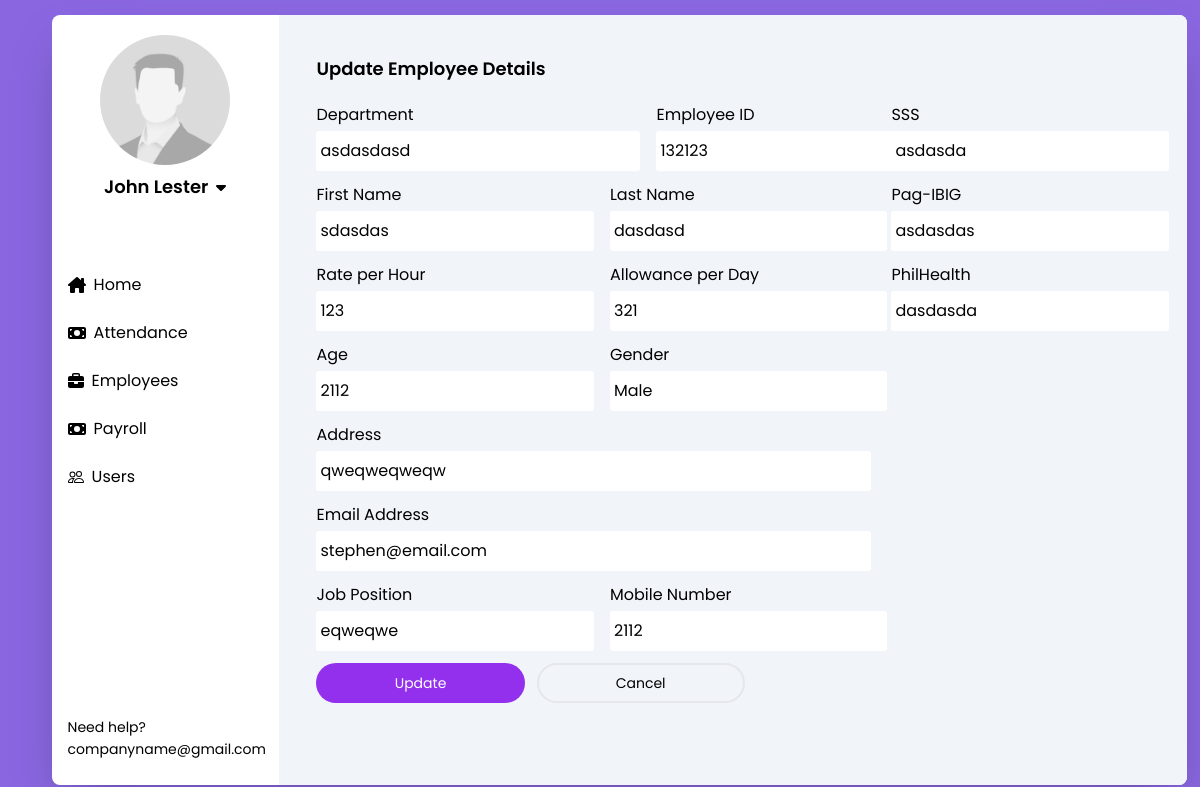
Screenshot of /edit.php?id=36 (signed in) with the database file from the repository.
### tables this page shows
CREATE TABLE `employees` (
  `company_id` varchar(100) NOT NULL,
  `id` int(255) NOT NULL,
  `first_name` varchar(255) NOT NULL,
  `last_name` varchar(255) NOT NULL,
  `email` varchar(255) NOT NULL,
  `position` varchar(255) NOT NULL,
  `number` varchar(255) NOT NULL,
  `department` varchar(255) NOT NULL,
  `sss` varchar(100) NOT NULL,
  `pagibig` varchar(100) NOT NULL,
  `philhealth` varchar(100) NOT NULL,
  `age` varchar(20) NOT NULL,
  `sex` varchar(10) NOT NULL,
  `address` varchar(255) NOT NULL,
  `rate_hour` int(11) DEFAULT NULL,
  `allowance` int(11) NOT NULL
);

### public/functions.php (called while the page is built, shortened)
<?php
function isUserAdmin($con, $email){
    $lookUp = "SELECT * FROM users WHERE email = ?";
    $stmt = mysqli_prepare($con, $lookUp);
    mysqli_stmt_bind_param($stmt, "s", $email);
    mysqli_stmt_execute($stmt);
    $result = mysqli_stmt_get_result($stmt);
    $row = mysqli_fetch_assoc($result);
    if ($row['type']==1){
        return true;
    }
    return false;
}
?>

### public/edit.php (the view, shortened to what this page needs)
<?php
    include 'database/db.php';
    include 'functions.php';
    if (isset($_SESSION["user_email"])) {
        $user_email = $_SESSION["user_email"];
        $user_name = $_SESSION["user_name"];
    } else {
        header("location: index.php");
    }
    $id = isset($_GET['id']) ? intval($_GET['id']) : 0;
    $lookUp = "SELECT * FROM employees WHERE id = " . $id;
    $lookUpQuery = mysqli_query($con, $lookUp);
    $row = mysqli_fetch_assoc($lookUpQuery);
?>
<!DOCTYPE html>
<html lang="en">
<head>
    <link rel="stylesheet" href="style.css">
    <link rel="stylesheet" href="style.css">
</head>
<body class="grid place-items-center min-h-screen bg-main-2">
    <div class="w-11/12 flex bg-white shadow-2xl rounded-lg">
        <div class=" w-[20%]">
            <div class="flex flex-col items-center py-5 mb-10">
                <img src="../src/img/dp.jpg" alt="" width="130" height="130" class="rounded-[50%] mb-2 bg-main">
                <div class="flex items-center gap-2">
                    <p class="text-lg font-semibold"><?php echo $user_name ?></p>
                    <button id="toggle" onclick="toggleLogout()">
                    </button>
                </div>
            </div>
            <div class="flex flex-col mb-48">
                <button onclick="window.location.href='dashboard.php'" class="w-full text-left flex items-center gap-2 hover:bg-main-2 hover:text-white px-4 py-3 transition-all"><p>Home</p></button>
                <button onclick="window.location.href='attendance.php'" class="w-full text-left flex items-center gap-2 hover:bg-main-2 hover:text-white px-4 py-3 transition-all"><p>Attendance</p></button>
                <button class="w-full text-left flex items-center gap-2 hover:bg-main-2 hover:text-white px-4 py-3 transition-all"><p>Employees</p></button>
                <button onclick="window.location.href='payroll.php'" class="w-full text-left flex items-center gap-2 hover:bg-main-2 hover:text-white px-4 py-3 transition-all"><p>Payroll</p></button>
                <?php if (isUserAdmin($con, $user_email)==1) { ?>
                <button onclick="window.location.href='users.php'" class="w-full text-left flex items-center gap-2 hover:bg-main-2 hover:text-white px-4 py-3 transition-all"><p>Users</p></button>
                <?php } ?>
            </div>
            <div class="px-4 py-6">
                <p class=" text-sm">Need help?</p>
                <a href="#" class="text-sm">companyname@gmail.com</a>
            </div>
        </div>
        <div class="bg-slate-100 rounded-tr-lg rounded-br-lg w-[80%]">
            <div class="w-11/12 mx-auto mt-10">
                <h1 class="text-lg font-semibold mb-5">Update Employee Details</h1>
                <div class="w-full">
                    <form action="" method="POST">
                        <div class="w-full flex gap-5">
                            <div class="w-2/3">
                                <div class="flex gap-4 mb-3">
                                    <div class="w-full flex flex-col gap-1">
                                        <label for="">Department</label>
                                        <input type="text" name="department" class="px-1 py-2" value="<?php echo $row['department']; ?>">
                                    </div>
                                    <div class="w-2/4 flex flex-col gap-1">
                                        <label for="">Employee ID</label>
                                        <input type="text" name="last_name" class="px-1 py-2" value="<?php echo $row['company_id']; ?>">
                                    </div>
                                </div>
                                <div class="flex gap-4 mb-3">
                                    <div class="w-2/4 flex flex-col gap-1">
                                        <label for="">First Name</label>
                                        <input type="text" name="first_name" class="px-1 py-2" value="<?php echo $row['first_name']; ?>">
                                    </div>
                                    <div class="w-2/4 flex flex-col gap-1">
                                        <label for="">Last Name</label>
                                        <input type="text" name="last_name" class="px-1 py-2" value="<?php echo $row['last_name']; ?>">
                                    </div>
                                </div>
                                <div class="flex gap-4 mb-3">
                                    <div class="w-2/4 flex flex-col gap-1">
                                        <label for="">Rate per Hour</label>
                                        <input type="text" name="rate_hour" class="px-1 py-2" value="<?php echo $row['rate_hour']; ?>">
                                    </div>
                                    <div class="w-2/4 flex flex-col gap-1">
                                        <label for="">Allowance per Day</label>
                                        <input type="text" name="allowance" class="px-1 py-2" value="<?php echo $row['allowance']; ?>">
                                    </div>
                                </div>
                                <div class="flex gap-4 mb-3">
                                    <div class="w-2/4 flex flex-col gap-1">
                                        <label for="">Age</label>
                                        <input type="text" name="age" class="px-1 py-2" value="<?php echo $row['age']; ?>">
                                    </div>
                                    <div class="w-2/4 flex flex-col gap-1">
                                        <label for="">Gender</label>
                                        <input type="text" name="sex" class="px-1 py-2" value="<?php echo $row['sex']; ?>">
                                    </div>
                                </div>
                                <div class="mb-3">
                                    <div class="w-full flex flex-col gap-1">
                                        <label for="">Address</label>
                                        <input type="text" name="address" class="px-1 py-2" value="<?php echo $row['address']; ?>">
                                    </div>
                                </div>
                                <div class="mb-3">
                                    <div class="w-full flex flex-col gap-1">
                                        <label for="">Email Address</label>
                                        <input type="email" name="email" class="px-1 py-2" value="<?php echo $row['email']; ?>">
                                    </div>
                                </div>
                                <div class="flex gap-4 mb-3">
                                    <div class="w-2/4 flex flex-col gap-1">
                                        <label for="">Job Position</label>
                                        <input type="text" name="job_position" class="px-1 py-2" value="<?php echo $row['position']; ?>">
                                    </div>
                                    <div class="w-2/4 flex flex-col gap-1">
                                        <label for="">Mobile Number</label>
                                        <input type="number" name="phone" class="px-1 py-2" value="<?php echo $row['number']; ?>">
                                    </div>
                                </div>
                            </div>
                            <div class="w-2/6">
                                <div class="mb-3">
                                    <div class="w-full flex flex-col gap-1">
                                        <label for="">SSS</label>
                                        <input type="text" name="sss" class="px-1 py-2" value="<?php echo $row['sss'] ?>">
                                    </div>
                                </div>
                                <div class="mb-3">
                                    <div class="w-full flex flex-col gap-1">
                                        <label for="">Pag-IBIG</label>
                                        <input type="text" name="pagibig" class="px-1 py-2" value="<?php echo $row['pagibig'] ?>">
                                    </div>
                                </div>
                                <div class="mb-3">
                                    <div class="w-full flex flex-col gap-1">
                                        <label for="">PhilHealth</label>
                                        <input type="text" name="philhealth" class="px-1 py-2" value="<?php echo $row['philhealth'] ?>">
                                    </div>
                                </div>
                            </div>
                        </div>
                        <div class="flex gap-3">
                            <button name="update" class="w-1/4 bg-secondary py-2 rounded-3xl text-white text-sm">Update</button>
                            <button name="cancel" class="w-1/4 py-2 rounded-3xl border-2 text-sm">Cancel</button>
                        </div>
                    </form>
                </div>
            </div>
        </div>
    </div>
</body>
</html>

### public/style.css (style rules this page uses)
html { line-height: 1.5; -webkit-text-size-adjust: 100%; -moz-tab-size: 4; -o-tab-size: 4; tab-size: 4; font-family: ui-sans-serif, system-ui, -apple-system, BlinkMacSystemFont, "Segoe UI", Roboto, "Helvetica Neue", Arial, "Noto Sans", sans-serif, "Apple Color Emoji", "Segoe UI Emoji", "Segoe UI Symbol", "Noto Color Emoji"; font-feature-settings: normal; font-variation-settings: normal; }
body { margin: 0; line-height: inherit; }
h1, h2, h3, h4, h5, h6 { font-size: inherit; font-weight: inherit; }
a { color: inherit; text-decoration: inherit; }
button, input, optgroup, select, textarea { font-family: inherit; font-feature-settings: inherit; font-variation-settings: inherit; font-size: 100%; font-weight: inherit; line-height: inherit; color: inherit; margin: 0; padding: 0; }
button, select { text-transform: none; }
button, [type='button'], [type='reset'], [type='submit'] { -webkit-appearance: button; background-color: transparent; background-image: none; }
blockquote, dl, dd, h1, h2, h3, h4, h5, h6, hr, figure, p, pre { margin: 0; }
input::placeholder, textarea::placeholder { opacity: 1; color: #9ca3af; }
button, [role="button"] { cursor: pointer; }
img, svg, video, canvas, audio, iframe, embed, object { display: block; vertical-align: middle; }
img, video { max-width: 100%; height: auto; }
html { font-family: 'Poppins', sans-serif; }
.mx-auto { margin-left: auto; margin-right: auto; }
.mb-10 { margin-bottom: 2.5rem; }
.mb-2 { margin-bottom: 0.5rem; }
.mb-3 { margin-bottom: 0.75rem; }
.mb-48 { margin-bottom: 12rem; }
.mb-5 { margin-bottom: 1.25rem; }
.mt-10 { margin-top: 2.5rem; }
.flex { display: flex; }
input { border-radius: 3px; }
.grid { display: grid; }
.min-h-screen { min-height: 100vh; }
.w-1\/4 { width: 25%; }
.w-11\/12 { width: 91.666667%; }
.w-2\/3 { width: 66.666667%; }
.w-2\/4 { width: 50%; }
.w-2\/6 { width: 33.333333%; }
.w-\[20\%\] { width: 20%; }
.w-\[80\%\] { width: 80%; }
.w-full { width: 100%; }
.flex-col { flex-direction: column; }
.place-items-center { place-items: center; }
.items-center { align-items: center; }
.gap-1 { gap: 0.25rem; }
.gap-2 { gap: 0.5rem; }
.gap-3 { gap: 0.75rem; }
.gap-4 { gap: 1rem; }
.gap-5 { gap: 1.25rem; }
.rounded-3xl { border-radius: 1.5rem; }
.rounded-\[50\%\] { border-radius: 50%; }
.rounded-lg { border-radius: 0.5rem; }
.rounded-br-lg { border-bottom-right-radius: 0.5rem; }
.rounded-tr-lg { border-top-right-radius: 0.5rem; }
.border-2 { border-width: 2px; }
.bg-main { --tw-bg-opacity: 1; background-color: rgb(99 52 215 / var(--tw-bg-opacity)); }
.bg-main-2 { --tw-bg-opacity: 1; background-color: rgb(138 103 225 / var(--tw-bg-opacity)); }
.bg-secondary { --tw-bg-opacity: 1; background-color: rgb(146 48 238 / var(--tw-bg-opacity)); }
.bg-slate-100 { --tw-bg-opacity: 1; background-color: rgb(241 245 249 / var(--tw-bg-opacity)); }
.bg-white { --tw-bg-opacity: 1; background-color: rgb(255 255 255 / var(--tw-bg-opacity)); }
.px-1 { padding-left: 0.25rem; padding-right: 0.25rem; }
.px-4 { padding-left: 1rem; padding-right: 1rem; }
.py-2 { padding-top: 0.5rem; padding-bottom: 0.5rem; }
.py-3 { padding-top: 0.75rem; padding-bottom: 0.75rem; }
.py-5 { padding-top: 1.25rem; padding-bottom: 1.25rem; }
.py-6 { padding-top: 1.5rem; padding-bottom: 1.5rem; }
.text-left { text-align: left; }
.text-lg { font-size: 1.125rem; line-height: 1.75rem; }
.text-sm { font-size: 0.875rem; line-height: 1.25rem; }
.font-semibold { font-weight: 600; }
.text-white { --tw-text-opacity: 1; color: rgb(255 255 255 / var(--tw-text-opacity)); }
.shadow-2xl { --tw-shadow: 0 25px 50px -12px rgb(0 0 0 / 0.25); --tw-shadow-colored: 0 25px 50px -12px var(--tw-shadow-color); box-shadow: var(--tw-ring-offset-shadow, 0 0 #0000), var(--tw-ring-shadow, 0 0 #0000), var(--tw-shadow); }
.transition-all { transition-property: all; transition-timing-function: cubic-bezier(0.4, 0, 0.2, 1); transition-duration: 150ms; }

### rows the page displays
employees: department "asdasdasd", last_name "132123", first_name "sdasdas", last_name "dasdasd", rate_hour "123", allowance "321", age "2112", sex "Male", address "qweqweqweqw", email "stephen@email.com", job_position "eqweqwe", phone "2112", sss "asdasda", pagibig "asdasdas", philhealth "dasdasda"

### other values shown
$user_name "John Lester"
